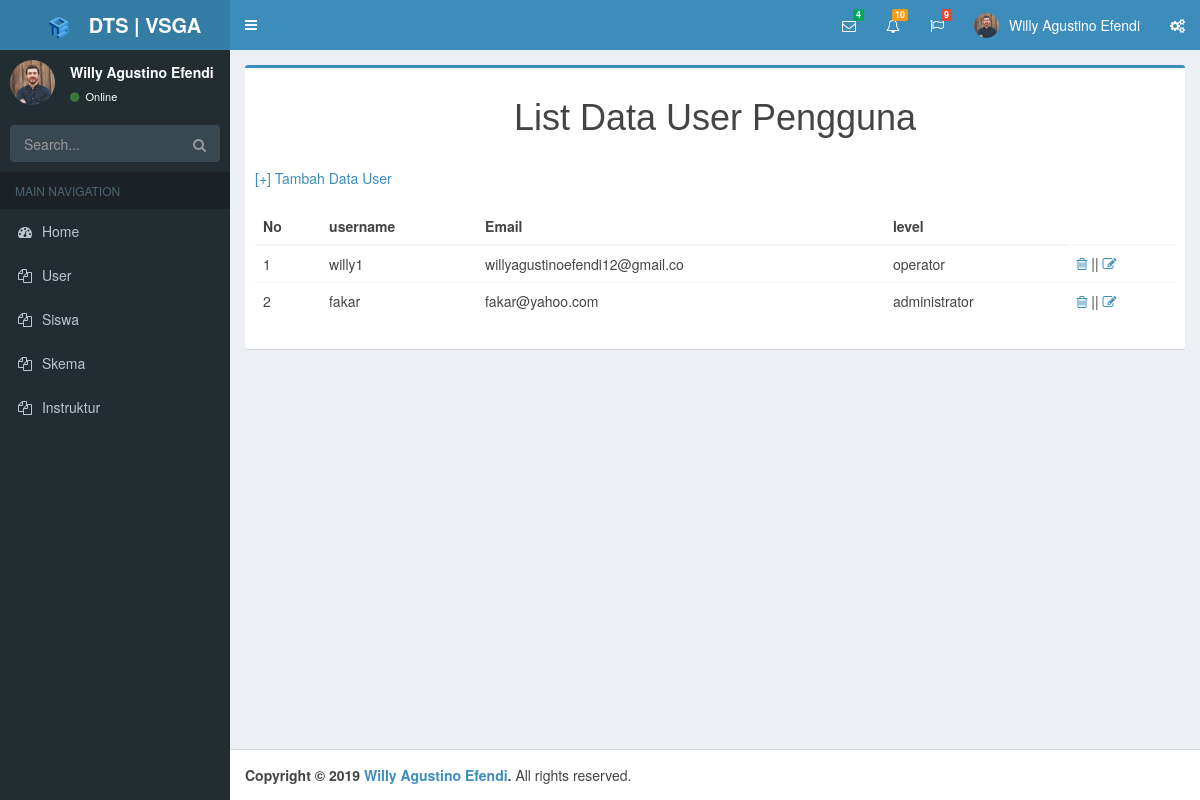
The app's page /index.php?p=user (signed in) with its own data.
### tables this page shows
CREATE TABLE `user` (
  `username` varchar(25) NOT NULL,
  `password` varchar(32) NOT NULL,
  `email` varchar(30) NOT NULL,
  `level` varchar(15) NOT NULL
);

### list_user.php (the view)
<center><h1>List Data User Pengguna</h1></center><br>
<a href="?p=tambah_user"> [+] Tambah Data User </a><br>
<table id="example1" class="table table-hover table-bordere"><br>
	<thead>
		<tr>
			<th>No</th>
			<th>username</th>
			<th>Email</th>
			<th>level</th>
		</tr>
	</thead>
	<tbody>
		<?php
		include 'koneksi.php';
		$data=mysqli_query($db, "SELECT * FROM user order by username DESC");
		$no=1;
		while ($row=mysqli_fetch_array($data)) {
		?>
			<tr>
				<td><?= $no; ?></td>
				<td><?=$row['username'];?></td>
				<td><?=$row['email'];?></td>
				<td><?=$row['level'];?></td>
				<td>
					<a href="delete_user.php?username=<?= $row['username']?>" onclick="return confirm( 'Apakah Anda yakin Menghapus Data Ini')" > <i class="fa fa-trash-o"></i> </a>
						||
					<a href="?p=edit_user&username=<?= $row['username']?>" > <i class="fa fa-edit"></i> </a>
				</td>
			</tr>
		<?php
		$no++;
		}
		?>
</tbody>
</table>

### records on screen
user: username "willy1", email "willyagustinoefendi12@gmail.co", level "operator"
user: username "fakar", email "fakar@yahoo.com", level "administrator"
